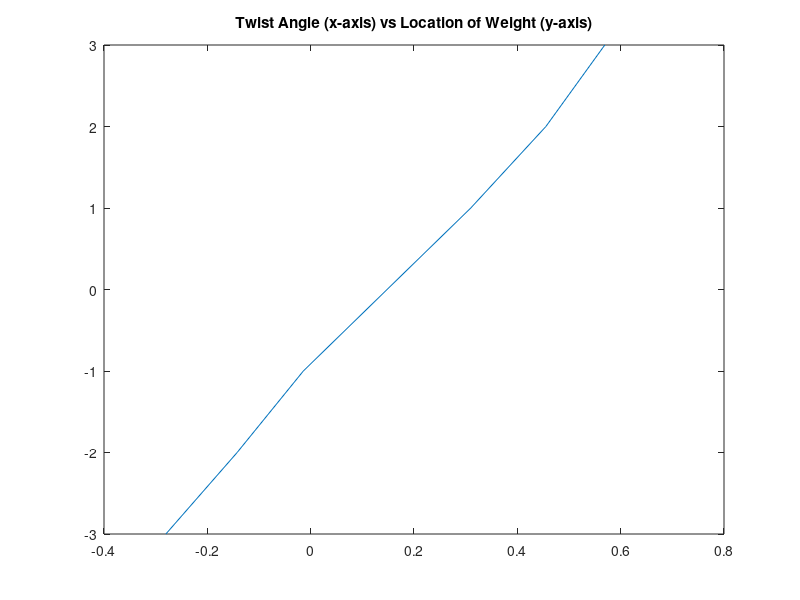

This chart was generated by the following MATLAB code: (Note: a time limit stopped this script after it produced the figure.)
%%%%%%%%%%%%%%%%%%%%%%%%%%%%%%%
%   Lab 4 Report Problem      %
%%%%%%%%%%%%%%%%%%%%%%%%%%%%%%%


p = [-3 -2 -1 1 2 3];
dl = [4.625 5.75 6.75 9.375 10.5 11.25];
dr = [9.5 8.25 7 4 2.75 1.75];
theta = size(p);
tau = zeros(1497);
s = size(tau);
a = size(s);
I = 0.52147; %inches^4
t = .08; %inches
y = 1.2505; %inches
V = .042243; %kg
b = size(s);

for x = 1:6
    theta(x) = asin((dl(x)-dr(x))/17.625);
end

for s = 1:size(tau)
    a(s) = (s-1)/1000;
    tau(s) = V/(I*t)*y*t*(s./1000);
    b(s) = (s-1)*2.51/1497;
end



figure(1)
plot(theta,p)
title('Twist Angle (x-axis) vs Location of Weight (y-axis)')

figure(2)
plot(tau,a)
title('Shear Stress Distribution on Flanges (tau = x-axis, s = y-axis)')

figure(3)
plot(b,tau(1497))
title('Shear Stress Distribution on Web (tau = y-axis, s = x-axis)')
